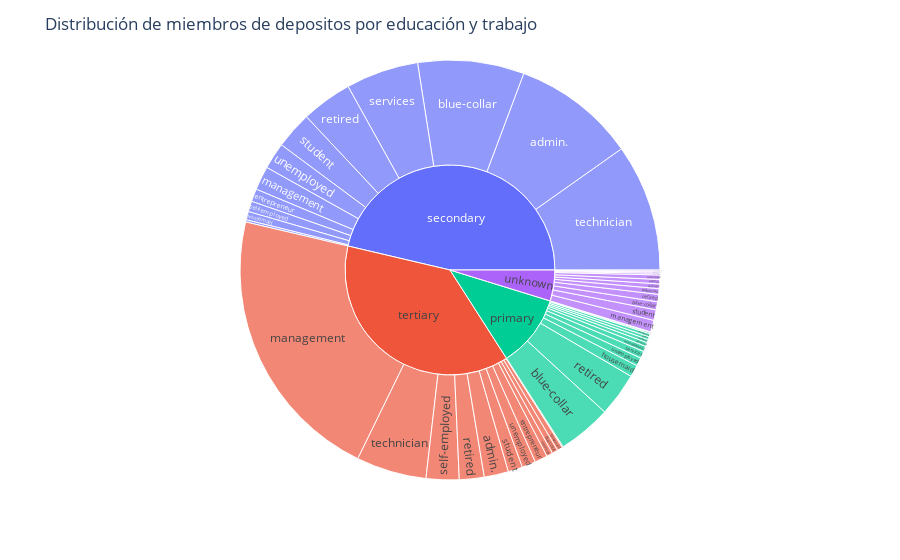

Here is the notebook cell this chart was saved with:
### Markdown cell above
^^Esta gráfica desea ver la comparación de la distribución de edades entre aquellos que decidieron no hacer un deposito y si hacer un deposito. Podemos observar que la distribución es bastance parecida, pero hay un crecimiento mas uniforme para los que si han cogido un deposito entre los 20 y 30 años.

### Code cell
# 2. Diagrama sunburst para observar la distribución de los tepositos por educacion y trabajo
# ! - Diagrama Sunburst
# ? - Debemos de cambiar la columna y a 1 y 0 para poder hacer el diagrama
df_deposito['y'] = df_deposito['y'].apply(lambda x: 1)
df_no_deposito['y'] = df_no_deposito['y'].apply(lambda x: 0)

fig = px.sunburst(df_deposito, path=['education', 'job'], values='y')
fig.update_layout(
    title_text='Distribución de miembros de depositos por educación y trabajo',
)
fig.show()

### Figure 1 — Plotly figure (JSON) as saved in the notebook; plotly's stock layout.template omitted (floating-point values rounded to 4 significant figures)
{"data": [{"branchvalues": "total", "domain": {"x": [0, 1], "y": [0, 1]}, "hovertemplate": "labels=%{label}<br>y=%{value}<br>parent=%{parent}<br>id=%{id}<extra></extra>", "ids": ["primary/admin.", "secondary/admin.", "tertiary/admin.", "unknown/admin.", "primary/blue-collar", "secondary/blue-collar", "tertiary/blue-collar", "unknown/blue-collar", "primary/entrepreneur", "secondary/entrepreneur", "tertiary/entrepreneur", "unknown/entrepreneur", "primary/housemaid", "secondary/housemaid", "tertiary/housemaid", "unknown/housemaid", "primary/management", "secondary/management", "tertiary/management", "unknown/management", "primary/retired", "secondary/retired", "tertiary/retired", "unknown/retired", "primary/self-employed", "secondary/self-employed", "tertiary/self-employed", "unknown/self-employed", "primary/services", "secondary/services", "tertiary/services", "unknown/services", "primary/student", "secondary/student", "tertiary/student", "unknown/student", "primary/technician", "secondary/technician", "tertiary/technician", "unknown/technician", "primary/unemployed", "secondary/unemployed", "tertiary/unemployed", "unknown/unemployed", "primary/unknown", "secondary/unknown", "tertiary/unknown", "unknown/unknown", "primary", "secondary", "tertiary", "unknown"], "labels": ["admin.", "admin.", "admin.", "admin.", "blue-collar", "blue-collar", "blue-collar", "blue-collar", "entrepreneur", "entrepreneur", "entrepreneur", "entrepreneur", "housemaid", "housemaid", "housemaid", "housemaid", "management", "management", "management", "management", "retired", "retired", "retired", "retired", "self-employed", "self-employed", "self-employed", "self-employed", "services", "services", "services", "services", "student", "student", "student", "student", "technician", "technician", "technician", "technician", "unemployed", "unemployed", "unemployed", "unemployed", "unknown", "unknown", "unknown", "unknown", "primary", "secondary", "tertiary", "unknown"], "name": "", "parents": ["primary", "secondary", "tertiary", "unknown", "primary", "secondary", "tertiary", "unknown", "primary", "secondary", "tertiary", "unknown", "primary", "secondary", "tertiary", "unknown", "primary", "secondary", "tertiary", "unknown", "primary", "secondary", "tertiary", "unknown", "primary", "secondary", "tertiary", "unknown", "primary", "secondary", "tertiary", "unknown", "primary", "secondary", "tertiary", "unknown", "primary", "secondary", "tertiary", "unknown", "primary", "secondary", "tertiary", "unknown", "primary", "secondary", "tertiary", "unknown", "", "", "", ""], "type": "sunburst", "values": [12, 502, 99, 18, 218, 433, 24, 33, 12, 52, 52, 7, 49, 34, 22, 4, 22, 97, 1134, 48, 178, 207, 101, 30, 5, 43, 134, 5, 29, 296, 25, 19, 16, 151, 59, 43, 13, 518, 286, 23, 34, 108, 56, 4, 3, 9, 4, 18, 591, 2450, 1996, 252]}], "layout": {"legend": {"tracegroupgap": 0}, "margin": {"t": 60}, "title": {"text": "Distribución de miembros de depositos por educación y trabajo"}}}
